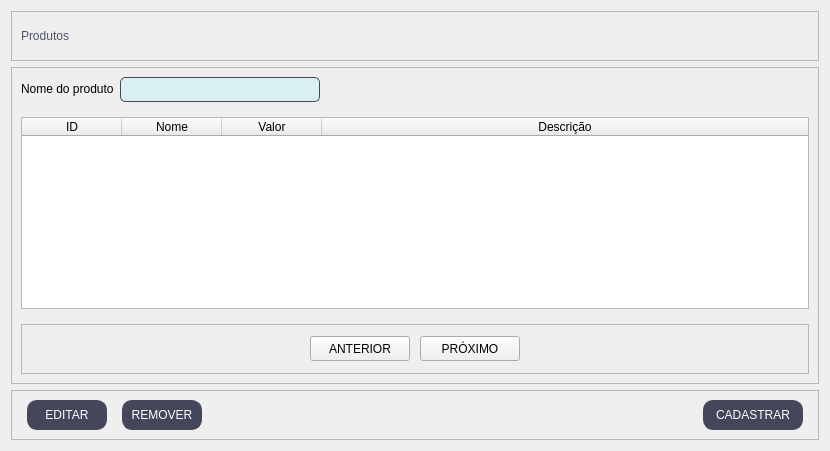
  <widget class="QWidget" name="product_page">
   <layout class="QVBoxLayout" name="verticalLayout_3">
    <item>
     <widget class="QFrame" name="frame">
      <property name="minimumSize">
       <size>
        <width>0</width>
        <height>50</height>
       </size>
      </property>
      <property name="maximumSize">
       <size>
        <width>16777215</width>
        <height>50</height>
       </size>
      </property>
      <property name="styleSheet">
       <string notr="true">
QLabel{
	font: 75 11pt &quot;Arial&quot;;
}</string>
      </property>
      <property name="frameShape">
       <enum>QFrame::StyledPanel</enum>
      </property>
      <property name="frameShadow">
       <enum>QFrame::Raised</enum>
      </property>
      <layout class="QHBoxLayout" name="horizontalLayout_15">
       <item>
        <widget class="QLabel" name="label_8">
         <property name="styleSheet">
          <string notr="true">QLabel{
	font: 87 12pt &quot;Arial Black&quot;;
	color: #4f5368;
}</string>
         </property>
         <property name="text">
          <string>Produtos</string>
         </property>
         <property name="alignment">
          <set>Qt::AlignLeading|Qt::AlignLeft|Qt::AlignVCenter</set>
         </property>
        </widget>
       </item>
      </layout>
     </widget>
    </item>
    <item>
     <widget class="QFrame" name="frame_2">
      <property name="styleSheet">
       <string notr="true">QLineEdit{
	border-radius: 5px;
	border: 0.5px solid #44475a;
	font:11pt &quot;MS Shell Dlg 2&quot;;
	padding: 1px;
	background-color: #DAEFF0;
}
QLabel{
	font: 75 11pt &quot;Arial&quot;;
}
QLineEdit:focus{
	border: 1.5px solid #44475a;
}</string>
      </property>
      <property name="frameShape">
       <enum>QFrame::StyledPanel</enum>
      </property>
      <property name="frameShadow">
       <enum>QFrame::Raised</enum>
      </property>
      <layout class="QFormLayout" name="formLayout_3">
       <property name="verticalSpacing">
        <number>15</number>
       </property>
       <item row="0" column="0">
        <widget class="QLabel" name="label_7">
         <property name="text">
          <string>Nome do produto</string>
         </property>
        </widget>
       </item>
       <item row="0" column="1">
        <widget class="QLineEdit" name="buscar_produto">
         <property name="minimumSize">
          <size>
           <width>200</width>
           <height>25</height>
          </size>
         </property>
         <property name="maximumSize">
          <size>
           <width>200</width>
           <height>25</height>
          </size>
         </property>
         <property name="clearButtonEnabled">
          <bool>true</bool>
         </property>
        </widget>
       </item>
       <item row="1" column="0" colspan="2">
        <widget class="QTableWidget" name="tabela_produtos">
         <property name="focusPolicy">
          <enum>Qt::ClickFocus</enum>
         </property>
         <property name="styleSheet">
          <string notr="true">font: 10pt &quot;Arial&quot;;</string>
         </property>
         <property name="editTriggers">
          <set>QAbstractItemView::NoEditTriggers</set>
         </property>
         <property name="alternatingRowColors">
          <bool>true</bool>
         </property>
         <property name="selectionMode">
          <enum>QAbstractItemView::SingleSelection</enum>
         </property>
         <property name="selectionBehavior">
          <enum>QAbstractItemView::SelectRows</enum>
         </property>
         <attribute name="horizontalHeaderStretchLastSection">
          <bool>true</bool>
         </attribute>
         <attribute name="verticalHeaderVisible">
          <bool>false</bool>
         </attribute>
         <column>
          <property name="text">
           <string>ID</string>
          </property>
         </column>
         <column>
          <property name="text">
           <string>Nome</string>
          </property>
         </column>
         <column>
          <property name="text">
           <string>Valor</string>
          </property>
         </column>
         <column>
          <property name="text">
           <string>Descrição</string>
          </property>
         </column>
        </widget>
       </item>
       <item row="2" column="0" colspan="2">
        <widget class="QFrame" name="frame_27">
         <property name="minimumSize">
          <size>
           <width>50</width>
           <height>50</height>
          </size>
         </property>
         <property name="frameShape">
          <enum>QFrame::StyledPanel</enum>
         </property>
         <property name="frameShadow">
          <enum>QFrame::Raised</enum>
         </property>
         <layout class="QHBoxLayout" name="horizontalLayout_21">
          <property name="spacing">
           <number>10</number>
          </property>
          <item>
           <spacer name="horizontalSpacer_22">
            <property name="orientation">
             <enum>Qt::Horizontal</enum>
            </property>
            <property name="sizeHint" stdset="0">
             <size>
              <width>40</width>
              <height>20</height>
             </size>
            </property>
           </spacer>
          </item>
          <item>
           <widget class="QPushButton" name="botao_p_anterior">
            <property name="enabled">
             <bool>true</bool>
            </property>
            <property name="minimumSize">
             <size>
              <width>100</width>
              <height>25</height>
             </size>
            </property>
            <property name="maximumSize">
             <size>
              <width>100</width>
              <height>25</height>
             </size>
            </property>
            <property name="text">
             <string>ANTERIOR</string>
            </property>
           </widget>
          </item>
          <item>
           <widget class="QPushButton" name="botao_p_proximo">
            <property name="enabled">
             <bool>true</bool>
            </property>
            <property name="minimumSize">
             <size>
              <width>100</width>
              <height>25</height>
             </size>
            </property>
            <property name="maximumSize">
             <size>
              <width>100</width>
              <height>25</height>
             </size>
            </property>
            <property name="text">
             <string>PRÓXIMO</string>
            </property>
           </widget>
          </item>
          <item>
           <spacer name="horizontalSpacer_23">
            <property name="orientation">
             <enum>Qt::Horizontal</enum>
            </property>
            <property name="sizeHint" stdset="0">
             <size>
              <width>40</width>
              <height>20</height>
             </size>
            </property>
           </spacer>
          </item>
         </layout>
        </widget>
       </item>
      </layout>
     </widget>
    </item>
    <item>
     <widget class="QFrame" name="frame_botoes_2">
      <property name="minimumSize">
       <size>
        <width>0</width>
        <height>50</height>
       </size>
      </property>
      <property name="maximumSize">
       <size>
        <width>16777215</width>
        <height>50</height>
       </size>
      </property>
      <property name="styleSheet">
       <string notr="true">QPushButton{
	font: 87 8pt &quot;Arial Black&quot;;
	border: 0.5px solid #44475a;
	border-radius: 10px;
	color: rgb(255, 255, 255);
	background-color: #44475a;
}
QPushButton:hover{
	background-color: #4f5368;
}
QPushButton:disabled{
	background-color: #d3d3d3;
}</string>
      </property>
      <property name="frameShape">
       <enum>QFrame::StyledPanel</enum>
      </property>
      <property name="frameShadow">
       <enum>QFrame::Raised</enum>
      </property>
      <layout class="QHBoxLayout" name="horizontalLayout_5">
       <property name="spacing">
        <number>15</number>
       </property>
       <property name="leftMargin">
        <number>15</number>
       </property>
       <property name="rightMargin">
        <number>15</number>
       </property>
       <item>
        <widget class="QPushButton" name="p_botao_editar">
         <property name="minimumSize">
          <size>
           <width>80</width>
           <height>30</height>
          </size>
         </property>
         <property name="maximumSize">
          <size>
           <width>80</width>
           <height>30</height>
          </size>
         </property>
         <property name="styleSheet">
          <string notr="true"/>
         </property>
         <property name="text">
          <string>EDITAR</string>
         </property>
        </widget>
       </item>
       <item>
        <widget class="QPushButton" name="p_botao_remover">
         <property name="minimumSize">
          <size>
           <width>80</width>
           <height>30</height>
          </size>
         </property>
         <property name="maximumSize">
          <size>
           <width>80</width>
           <height>30</height>
          </size>
         </property>
         <property name="styleSheet">
          <string notr="true"/>
         </property>
         <property name="text">
          <string>REMOVER</string>
         </property>
        </widget>
       </item>
       <item>
        <spacer name="horizontalSpacer_4">
         <property name="orientation">
          <enum>Qt::Horizontal</enum>
         </property>
         <property name="sizeHint" stdset="0">
          <size>
           <width>486</width>
           <height>20</height>
          </size>
         </property>
        </spacer>
       </item>
       <item>
        <widget class="QPushButton" name="p_botao_cadastrar">
         <property name="minimumSize">
          <size>
           <width>100</width>
           <height>30</height>
          </size>
         </property>
         <property name="maximumSize">
          <size>
           <width>100</width>
           <height>30</height>
          </size>
         </property>
         <property name="styleSheet">
          <string notr="true"/>
         </property>
         <property name="text">
          <string>CADASTRAR</string>
         </property>
        </widget>
       </item>
      </layout>
     </widget>
    </item>
   </layout>
  </widget>
